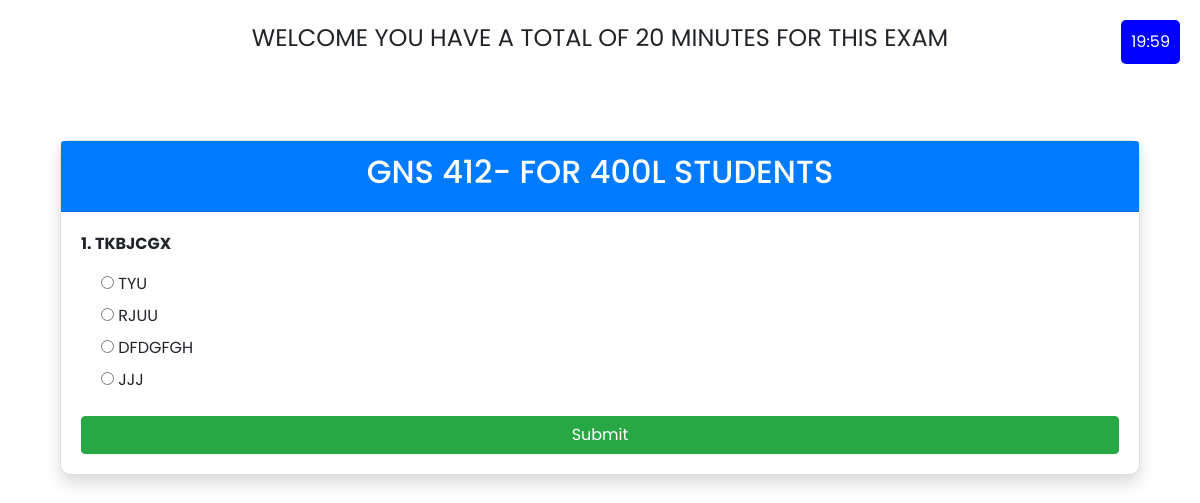
The app's page /take_exam/4/ with its own data.
### exams/models.py (models this page shows, shortened)
class Exam(models.Model):
    title = models.CharField(max_length=200)
    duration = models.IntegerField()  # duration in minutes

class Question(models.Model):
    exam = models.ForeignKey(Exam, on_delete=models.CASCADE)
    text = models.TextField()
    option1 = models.CharField(max_length=200)
    option2 = models.CharField(max_length=200)
    option3 = models.CharField(max_length=200)
    option4 = models.CharField(max_length=200)
    correct_option = models.CharField(max_length=200)

### exams/views.py (the view, shortened to what this page needs)
# urls.py: path('take_exam/<int:exam_id>/', views.take_exam, name='take_exam'),
def take_exam(request, exam_id):
    exam = get_object_or_404(Exam, id=exam_id)
    questions = exam.question_set.all()
    return render(request, 'exams/take_exam.html', {'exam': exam, 'questions': questions})

### exams/templates/exams/take_exam.html (shortened to what this page needs)
{% extends "base_generic.html" %}
{% block content %}
<div class="" style="padding: 20px; text-transform: uppercase; text-align: center;">
  <p style="font-size: 24px;">welcome  you have a total of {{exam.duration}} minutes for this exam
  </p>
</div>
<div class="container mt-5">
  <div class="card shadow">
    <div class="card-header text-center bg-primary text-white">
      <h2>{{ exam.title }}</h2>
      <div id="timer" class="timer-display"></div>
    </div>
    <div class="card-body">
      <form id="examForm" method="post" onsubmit="return confirmSubmission()">
        {% for question in questions %}
          <div class="mb-4">
            <p><strong>{{ forloop.counter }}. {{ question.text }}</strong></p>
            <div class="options">
              <label class="d-block"><input type="radio" name="{{ question.id }}" value="{{ question.option1 }}"> {{ question.option1 }}</label>
              <label class="d-block"><input type="radio" name="{{ question.id }}" value="{{ question.option2 }}"> {{ question.option2 }}</label>
              <label class="d-block"><input type="radio" name="{{ question.id }}" value="{{ question.option3 }}"> {{ question.option3 }}</label>
              <label class="d-block"><input type="radio" name="{{ question.id }}" value="{{ question.option4 }}"> {{ question.option4 }}</label>
            </div>
          </div>
        {% endfor %}
        <button type="submit" class="btn btn-success btn-block">Submit</button>
      </form>
    </div>
  </div>
</div>
{% endblock %}

### exams/templates/exams/take_exam.html (style rules this page uses)
.timer-display { position: fixed; top: 20px; right: 20px; z-index: 999; text-align: center; background-color: blue; color: white; padding: 10px; border-radius: 5px; }
.options { padding-left: 20px; }
.card { border-radius: 10px; }
.card-header { border-radius: 10px 10px 0 0; }

### exams/templates/base_generic.html (style rules this page uses)
* { font-family: "Poppins", sans-serif; }

### records on screen
Exam: duration "20", title "GNS 412- FOR 400L STUDENTS"
Question: text "TKBJCGX", option1 "TYU", option2 "RJUU", option3 "DFDGFGH", option4 "JJJ"
